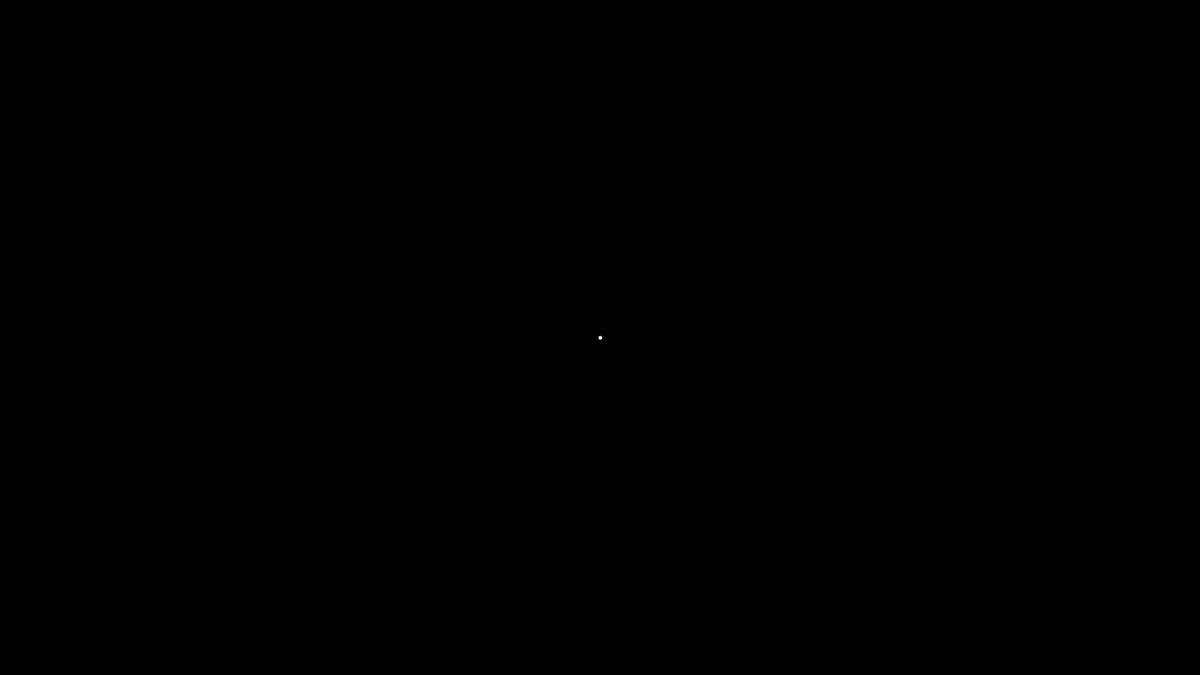
Frame 1 (no input)
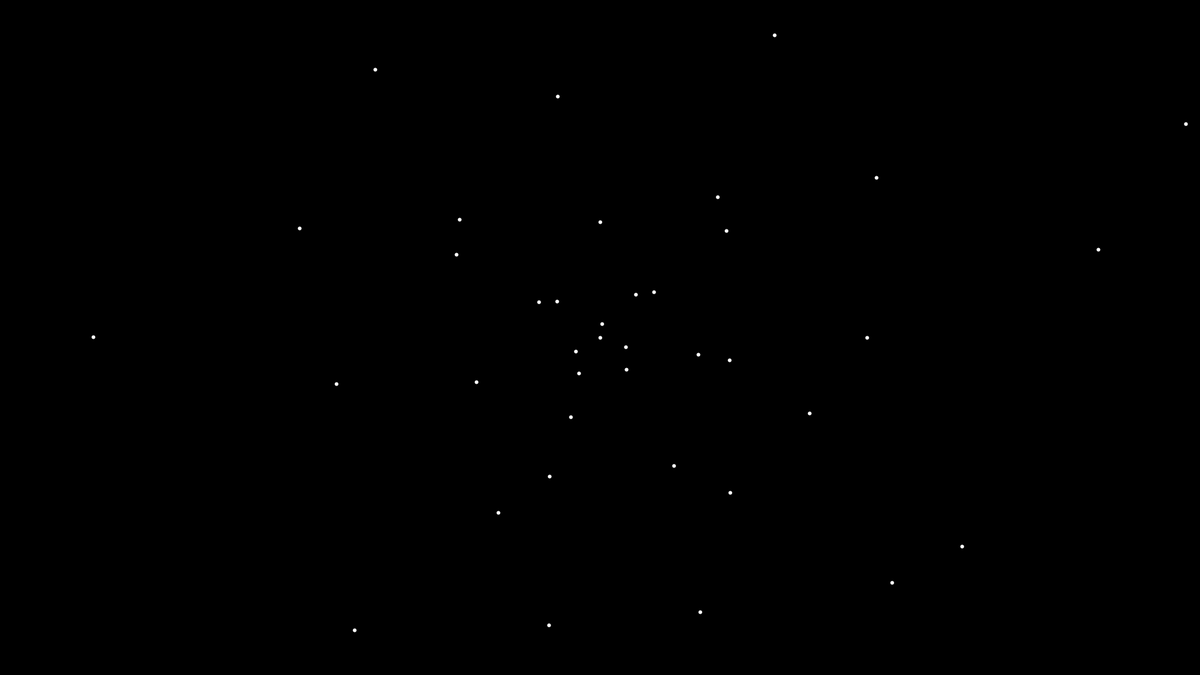
Frame 60 (the mouse pressed at the canvas centre just before this capture)
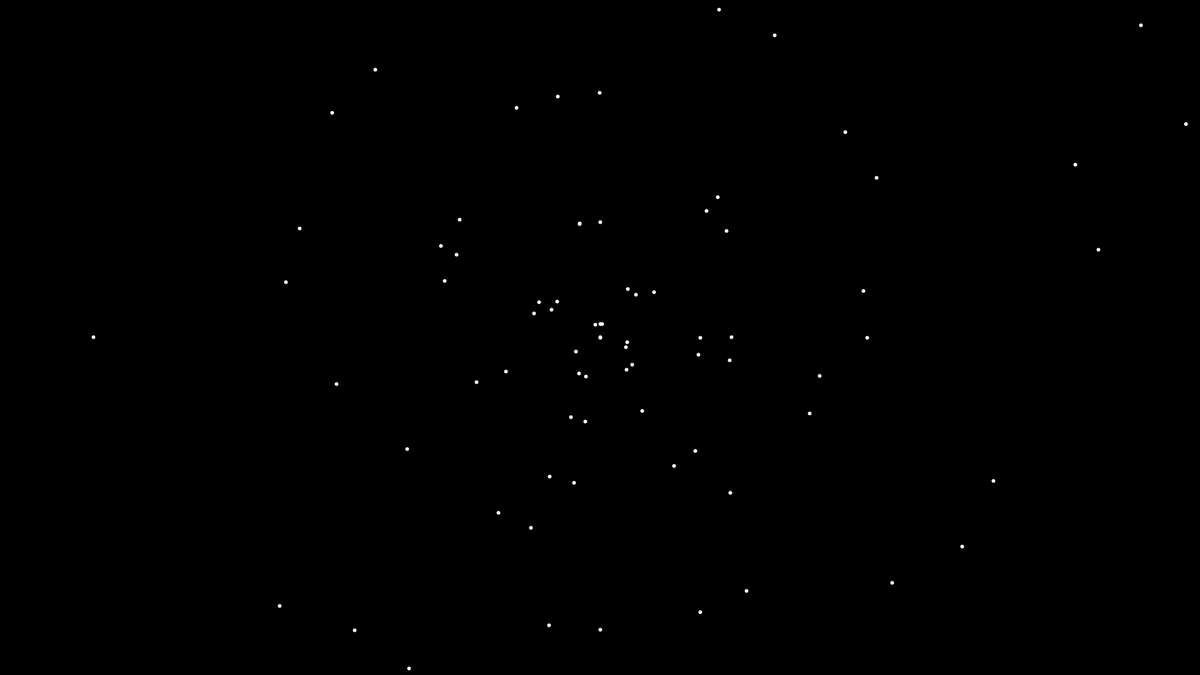
Frame 120 (the mouse held since frame 60 and released just before this capture)

The Processing sketch that drew these frames (run headless with seeded random() and noise(); from frame 60 on, the mouse is pressed at the canvas centre):

// Processing sketch: formingTanCircle
// ── formingTanCircle.pde
void setup(){
  size(1920,1080);
  background(0);
  fill(255);
  stroke(255);
  strokeWeight(2);
  
  
  //float theta = 0;
  //float r = 50;
  //translate(width/2, height/2);
  //for(theta=0; theta<360; theta++){
  //  r = 500 * tan(2*theta*(PI/180));
  //  float x = r * cos(theta*(PI/180)); 
  //  float y = r * sin(theta*(PI/180));
  //  //line(0,0,x,y);
  //  circle(x,y,4);
  //}
  
  frameRate(30);
}

float theta = 0;
float r = 0;

void draw(){
  translate(width/2, height/2);
  r = 500 * tan(6*theta);
  float x = r * cos(theta*(PI/180)); 
  float y = r * sin(theta*(PI/180));
  //line(0,0,x,y);
  circle(x,y,4);
  theta += 10; // PI is tangetnFillingUP --> .2
  
  println(x + ", " + y + "\t\t" + theta);
}
